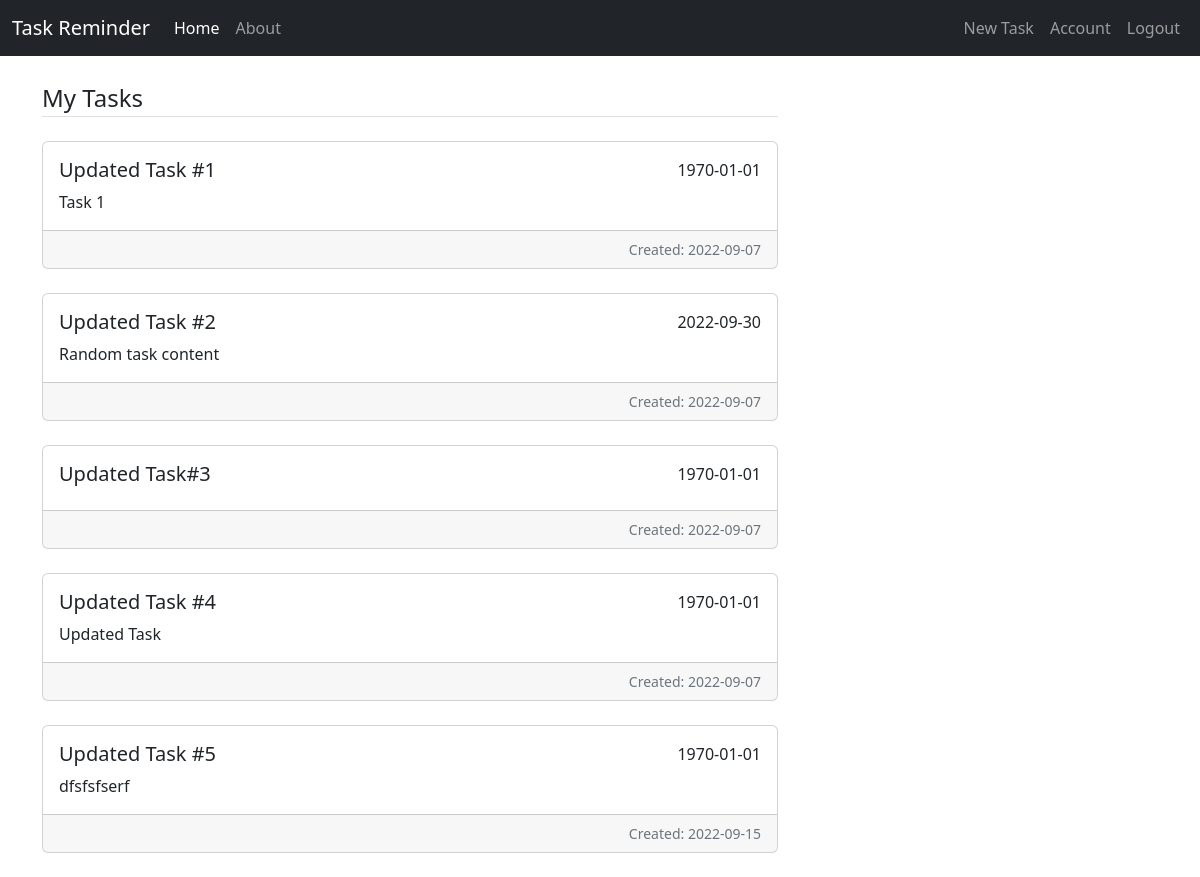
The page /home (signed in) on the database as committed earlier.
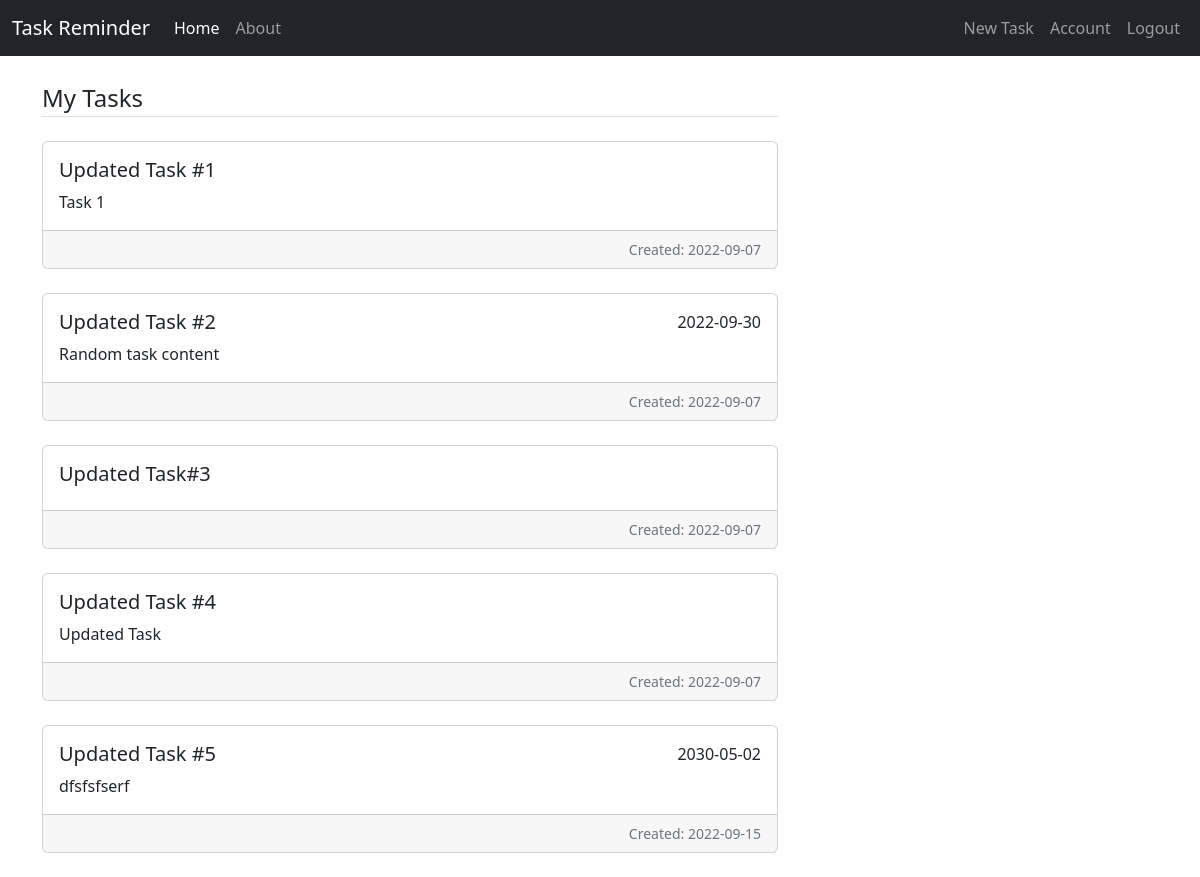
The same page on the database as committed later.
### task_app/models.py (models this page shows, shortened)
class Task(db.Model):
    id = db.Column(db.Integer, primary_key=True)
    title = db.Column(db.String(100), nullable=False)
    content = db.Column(db.Text)
    date_created = db.Column(db.Date, nullable=False, default=datetime.utcnow)
    date_tasked = db.Column(db.Date, nullable=True, default=None)
    user_id = db.Column(db.Integer, db.ForeignKey("user.id"), nullable=False)

### task_app/main/routes.py (the view)
@main.route("/")
@main.route("/home")
@login_required
def home():
    tasks = Task.query.filter_by(user_id=current_user.id).all()
    return render_template("home.html", tasks=tasks)

### task_app/models.py (called while the page is built)
@login_manager.user_loader
def load_user(user_id):
    return User.query.get(int(user_id))

### task_app/templates/home.html (shortened to what this page needs)
{% extends "layout.html" %}
{% block content %}
    <legend class="border-bottom mb-4 mt-4">My Tasks</legend>
    {% for task in tasks %}
        <div class="card text-justify mb-4">
            <div class="card-body">
                <div class="d-flex">
                    <h5 class="card-title">{{ task.title }}</h5>
                    <span class="card-text ms-auto">
                        {{ task.date_tasked if task.date_tasked else "" }}
                    </span>
                </div>
                <p class="card-text">{{ task.content }}</p>
            </div>
            <div class="card-footer text-muted d-flex">
                <small class="ms-auto">Created: {{ task.date_created.strftime("%Y-%m-%d") }}</small>
            </div>
        </div>
    {% endfor %}
{% endblock content %}

### task_app/templates/layout.html (shortened to what this page needs)
<!DOCTYPE html>
<html lang="en">
<head>
  <link href="https://cdn.jsdelivr.net/npm/bootstrap@5.2.0/dist/css/bootstrap.min.css" rel="stylesheet"
>
  <link rel="stylesheet" href="https://cdn.jsdelivr.net/npm/bootstrap-icons@1.9.1/font/bootstrap-icons.css">
  <link rel="stylesheet" href="{{ url_for('static', filename='styles.css') }}">
</head>
<body>
  <nav class="navbar navbar-expand-sm navbar-dark bg-dark" aria-label="Third navbar example">
      <div class="container-fluid">
        <a class="navbar-brand" href="{{ url_for('main.home') }}">Task Reminder</a>
        <div class="collapse navbar-collapse" id="navbarsExample03">
          <ul class="navbar-nav me-auto mb-2 mb-sm-0">
            <li class="nav-item"><a class="nav-link active" aria-current="page" href="{{ url_for('main.home') }}">Home</a></li>
            <li class="nav-item"><a class="nav-link" href="{{ url_for('main.about') }}">About</a></li>
          </ul>
          <ul class="navbar-nav mb-2 mb-sm-0">
            {% if current_user.is_authenticated %}
            <li class="nav-item"><a class="nav-link" href="{{ url_for('tasks.new_task') }}">New Task</a></li>
              <li class="nav-item"><a class="nav-link" href="{{ url_for('users.account') }}">Account</a></li>
              <li class="nav-item"><a class="nav-link" href="{{ url_for('users.logout') }}">Logout</a></li>
            {% else %}
              <li class="nav-item"><a class="nav-link" href="{{ url_for('users.login') }}">Login</a></li>
              <li class="nav-item"><a class="nav-link" href="{{ url_for('users.register') }}">Register</a></li>
            {% endif%}
          </ul>
        </div>
      </div>
    </nav>
    <main role="main" class="container">
        <div class="row">
          <div class="col-md-8">
            {% block content %}{% endblock %}
          </div>
        </div>
      </main>
  </body>
</html>

Rows that differ between the two databases and show on the page:
changed Task "Updated Task #1": date_tasked "1970-01-01" → (not shown)
changed Task "Updated Task#3": date_tasked "1970-01-01" → (not shown)
changed Task "Updated Task #4": date_tasked "1970-01-01" → (not shown)
changed Task "Updated Task #5": date_tasked "1970-01-01" → "2030-05-02"
